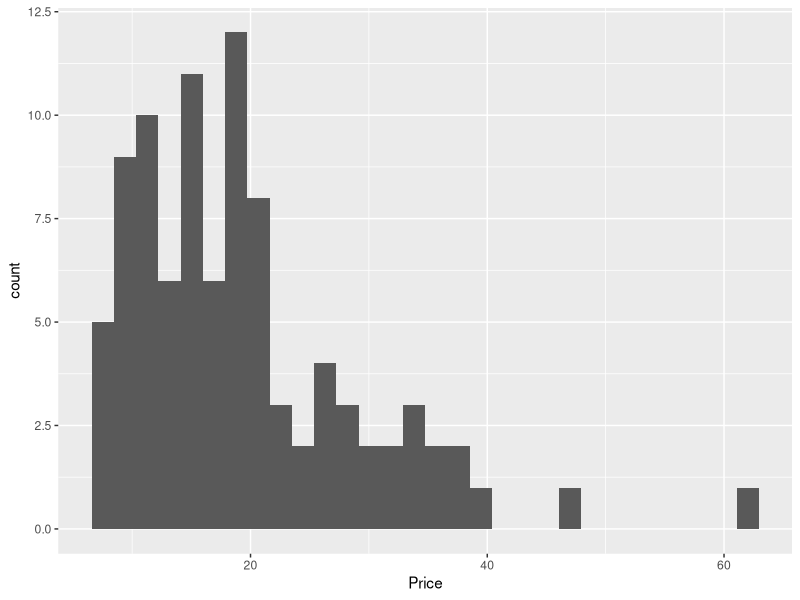

Write the R code that produced this figure.
## ---- chunk 1
# git config --global user.email "madhuvasudevan@yahoo.com"
# git config --global user.name "Madhu Vasudevan"

knitr::opts_chunk$set(echo = TRUE, comment = NA)
## ---- chunk 2
library(ggplot2)
library(MASS)
## ---- chunk 3
ggplot(Cars93, aes(x=Price)) +
  geom_histogram()
